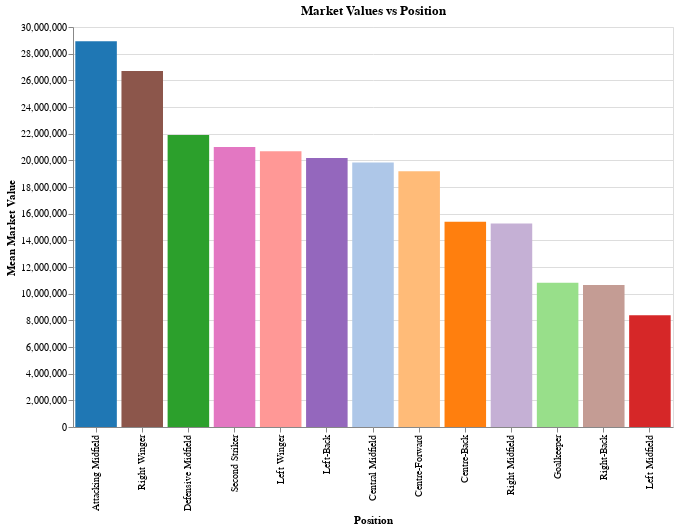

Source (notebook cell):
### Markdown cell above
### Market Value by Position

### Code cell
bar_position = alt.Chart(df).mark_bar().encode(
    x=alt.X('Position:N', sort=alt.EncodingSortField(
        field='MarketValue',
        op='mean', 
        order='descending'  
    )),
    y=alt.Y('mean(MarketValue):Q', title='Mean Market Value'),
    color=alt.Color('Position:N',
                    legend=None,
                   scale=alt.Scale(scheme='category20')),  
    tooltip=['Position:N', 'mean(MarketValue):Q', "count()"]
).properties(
    width=600,
    height=400,
    title='Market Values vs Position'
)


bar_position.show()

### Figure 1 — Vega-Lite specification as saved in the notebook (floating-point values rounded to 4 significant figures; data arrays with more than 128 entries replaced by an {"elided": "..."} marker saying what was removed)
{"config": {"view": {"continuousWidth": 300, "continuousHeight": 300}}, "data": {"name": "data-70da55dff0d122e072f6e9beb9815c16"}, "mark": {"type": "bar"}, "encoding": {"color": {"field": "Position", "legend": null, "scale": {"scheme": "category20"}, "type": "nominal"}, "tooltip": [{"field": "Position", "type": "nominal"}, {"aggregate": "mean", "field": "MarketValue", "type": "quantitative"}, {"aggregate": "count", "type": "quantitative"}], "x": {"field": "Position", "sort": {"field": "MarketValue", "op": "mean", "order": "descending"}, "type": "nominal"}, "y": {"aggregate": "mean", "field": "MarketValue", "title": "Mean Market Value", "type": "quantitative"}}, "height": 400, "title": "Market Values vs Position", "width": 600, "$schema": "https://vega.github.io/schema/vega-lite/v5.17.0.json", "datasets": {"data-70da55dff0d122e072f6e9beb9815c16": {"elided": "623 records"}}}
